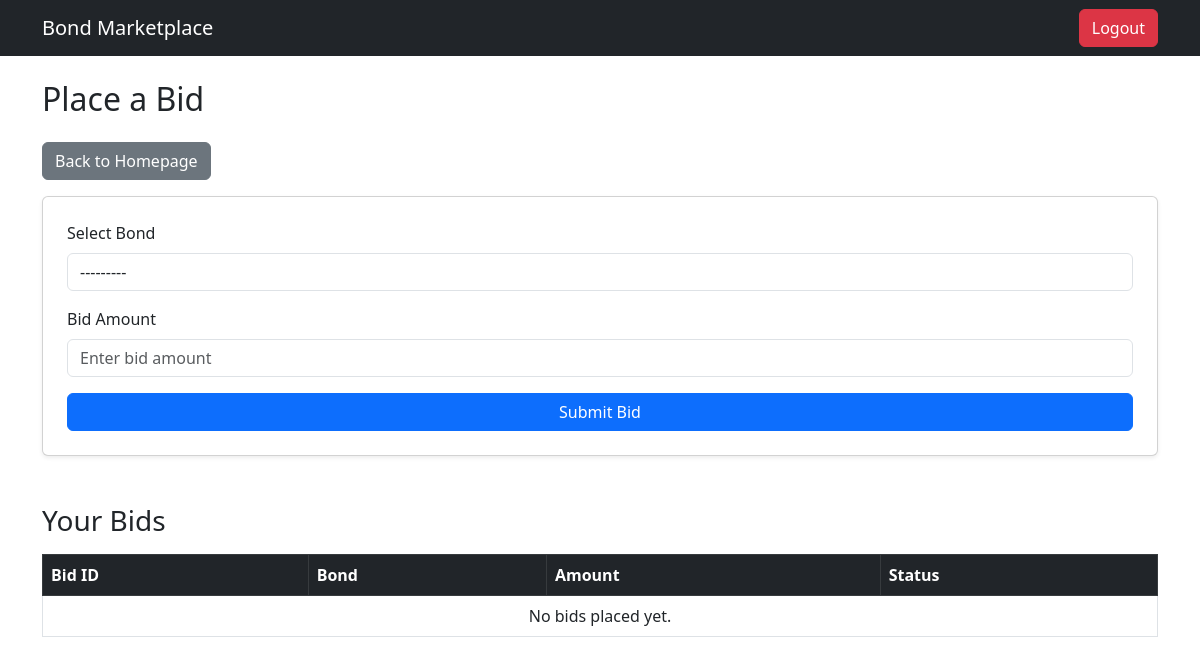
The page /bonds/place-bid/ (signed in) on the database as committed earlier.
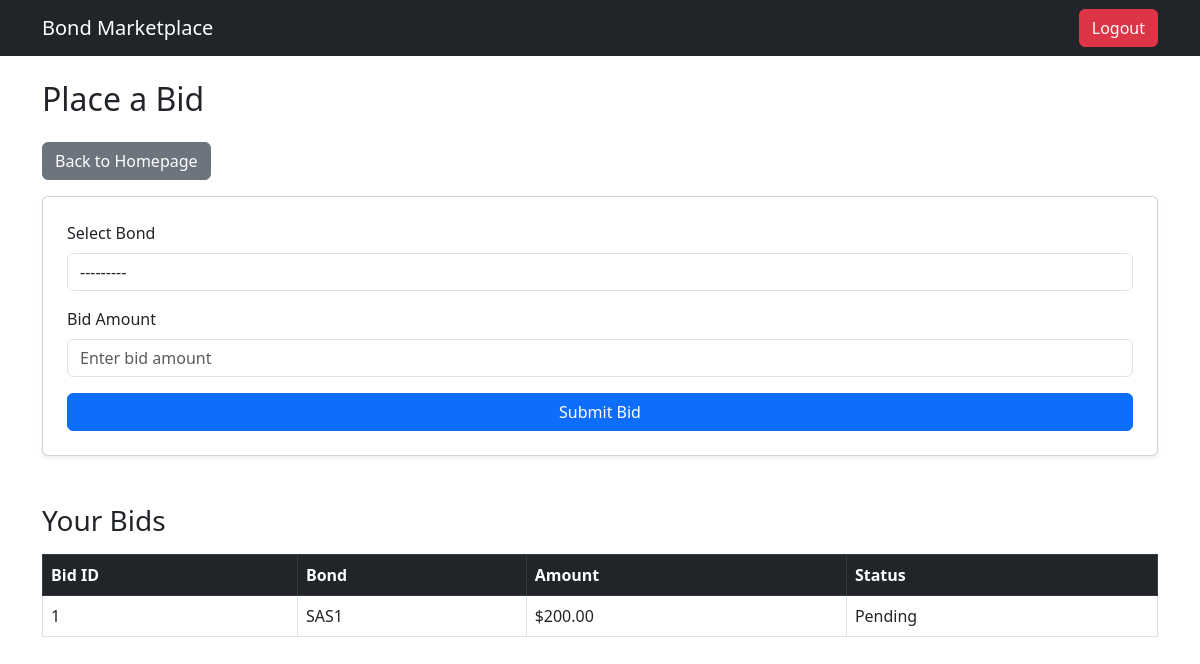
The same page on the database as committed later.
### bonds/models.py (models this page shows, shortened)
class InvestorBondBid(models.Model):
    BID_STATUS_CHOICES = [
        ('Pending', 'Pending'),
        ('Accepted', 'Accepted'),
        ('Rejected', 'Rejected')
    ]
    bid_id = models.AutoField(primary_key=True, verbose_name="Bid ID")
    investor = models.ForeignKey(Investor, on_delete=models.CASCADE, related_name="bids", verbose_name="Investor")
    token = models.ForeignKey(ListedCompanyBond, on_delete=models.CASCADE, related_name="bids", verbose_name="Token")
    bid_amount = models.DecimalField(max_digits=20, decimal_places=2, verbose_name="Bid Amount")
    bid_status = models.CharField(max_length=20, choices=BID_STATUS_CHOICES, default='Pending', verbose_name="Bid Status")
    class Meta:
        verbose_name = "Investor Bond Bid"
        verbose_name_plural = "Investor Bond Bids"

class ListedCompanyBond(models.Model):
    token_name = models.CharField(max_length=255, unique=True, verbose_name="Token Name")
    token_symbol = models.CharField(max_length=10, unique=True, verbose_name="Token Symbol")
    initial_supply = models.DecimalField(max_digits=20, decimal_places=2, verbose_name="Initial Supply")
    treasure_account = models.CharField(max_length=255, verbose_name="Treasury Account")
    max_supply = models.DecimalField(max_digits=20, decimal_places=2, null=True, blank=True, verbose_name="Max Supply")
    issue_date = models.DateField(verbose_name="Issue Date")
    maturity_date = models.DateField(verbose_name="Maturity Date")
    coupon = models.DecimalField(
        max_digits=5, decimal_places=2, validators=[MinValueValidator(0), MaxValueValidator(100)], verbose_name="Coupon Rate (%)"
    )
    coupon_frequency = models.CharField(
        max_length=50,
        choices=[('Annual', 'Annual'), ('Semi-Annual', 'Semi-Annual'), ('Quarterly', 'Quarterly'), ('Monthly', 'Monthly')],
        verbose_name="Coupon Frequency"
    )
    ISINCode = models.ForeignKey(ListedCompany, on_delete=models.CASCADE, related_name="bonds", to_field='ISINCode', verbose_name="ISIN Code")
    bond_purpose = models.TextField(verbose_name="Bond Purpose")
    outstanding_amount = models.DecimalField(max_digits=20, decimal_places=2, verbose_name="Outstanding Amount")
    class Meta:
        verbose_name = "Listed Company Bond"
        verbose_name_plural = "Listed Company Bonds"
    def __str__(self):
        return f"{self.token_name} ({self.token_symbol}) - {self.ISINCode.company_name}"

### bonds/views.py (the view)
# urls.py: path('place-bid/', client_bid_page, name='client_bid_page'),  # Client Bidding Page
@login_required
def client_bid_page(request):
    bonds = ListedCompanyBond.objects.all()
    investor_bids = InvestorBondBid.objects.filter(investor=request.user.investor)
    if request.method == 'POST':
        form = InvestorBondBidForm(request.POST)
        if form.is_valid():
            bid = form.save(commit=False)
            bid.investor = request.user.investor  # Assign logged-in investor
            bid.save()
            return redirect('client_bid_page')  # Refresh page after submission
    else:
        form = InvestorBondBidForm()
    return render(request, 'client_bid_page.html', {'form': form, 'investor_bids': investor_bids, 'bonds': bonds})

### bonds/forms.py
class InvestorBondBidForm(forms.ModelForm):
    class Meta:
        model = InvestorBondBid
        fields = ['token', 'bid_amount']
        widgets = {
            'bid_amount': forms.NumberInput(attrs={'class': 'form-control', 'placeholder': 'Enter bid amount'}),
            'token': forms.Select(attrs={'class': 'form-control'}),
        }

### bonds/templates/client_bid_page.html (shortened to what this page needs)
{% extends 'base.html' %}
{% block content %}
<h2 class="mb-4">Place a Bid</h2>
<a href="{% url 'homepage' %}" class="btn btn-secondary mb-3">Back to Homepage</a>
<form method="POST" class="card p-4 shadow-sm">
    <div class="mb-3">
        <label for="token" class="form-label">Select Bond</label>
        {{ form.token }}
    </div>
    <div class="mb-3">
        <label for="bid_amount" class="form-label">Bid Amount</label>
        {{ form.bid_amount }}
    </div>
    <button type="submit" class="btn btn-primary">Submit Bid</button>
</form>
<h3 class="mt-5">Your Bids</h3>
<table class="table table-bordered mt-3">
    <thead class="table-dark">
        <tr>
            <th>Bid ID</th>
            <th>Bond</th>
            <th>Amount</th>
            <th>Status</th>
        </tr>
    </thead>
    <tbody>
        {% for bid in investor_bids %}
        <tr>
            <td>{{ bid.bid_id }}</td>
            <td>{{ bid.token.token_name }}</td>
            <td>${{ bid.bid_amount }}</td>
            <td>
                {{ bid.bid_status }}
            </td>
        </tr>
        {% empty %}
        <tr>
            <td colspan="4" class="text-center">No bids placed yet.</td>
        </tr>
        {% endfor %}
    </tbody>
</table>
{% endblock %}

### bonds/templates/base.html (shortened to what this page needs)
<!DOCTYPE html>
<html lang="en">
<head>
    <link rel="stylesheet" href="https://cdn.jsdelivr.net/npm/bootstrap@5.3.0/dist/css/bootstrap.min.css">
</head>
<body>
    <nav class="navbar navbar-expand-lg navbar-dark bg-dark">
        <div class="container">
            <a class="navbar-brand" href="{% url 'client_bid_page' %}">Bond Marketplace</a>
            <div class="collapse navbar-collapse">
                <ul class="navbar-nav ms-auto">
                    {% if user.is_authenticated %}
                        <form action="{% url 'investor_logout' %}" method="post" style="display: inline;">
                            <button type="submit" class="btn btn-danger">Logout</button>
                        </form>
                    {% else %}
                        <li class="nav-item">
                            <a class="nav-link" href="{% url 'login' %}">Login</a>
                        </li>
                    {% endif %}
                </ul>
            </div>
        </div>
    </nav>
    <div class="container mt-4">
        {% block content %}{% endblock %}
    </div>
</body>
</html>

Rows that differ between the two databases and show on the page:
added InvestorBondBid: bid_id "1", token.token_name "SAS1", bid_amount "200.00", bid_status "Pending"
Other text that changed with them:
text no longer shown: "No bids placed yet."
